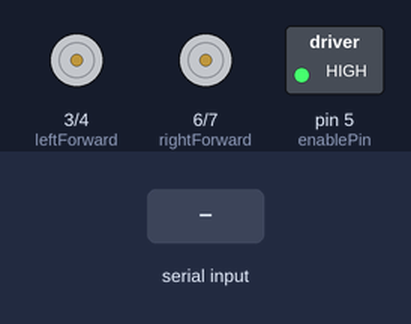
This sketch was run on a simulated Arduino Uno, built with avr-gcc and run on an emulated ATmega328P. On the bench: motor-driver pin pairs drawn as motors (green arrow = first pin HIGH = forward, orange = second pin HIGH = backward, longer = more drive), switched loads named in the sketch (green lamp = pin HIGH). The inputs (shaded band) are chosen by the test bench.

Above: at 1.2 s.
1.3 s: "1" received over Serial
At 2.1 s:
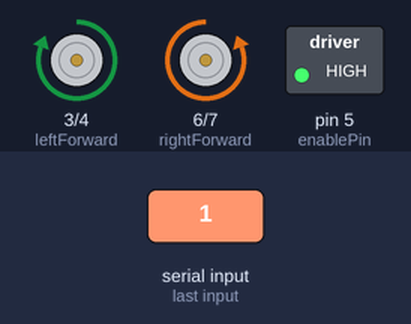
2.8 s: "2" received over Serial
At 3.3 s:
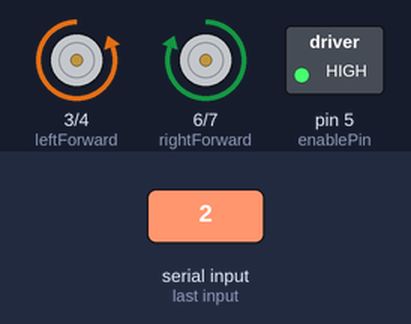
4.3 s: "3" received over Serial
At 5.5 s:
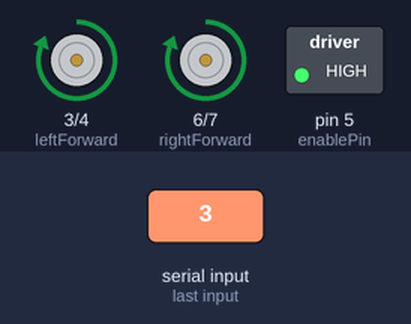
5.8 s: "4" received over Serial
At 6.7 s:
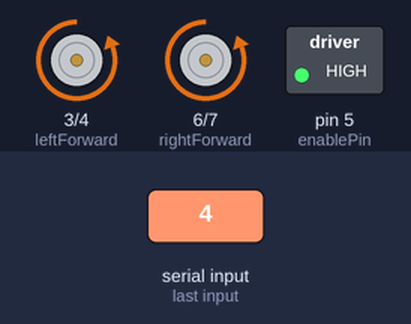
Timing chart, 0 to 8.3 s (numbered marks = the images above; inputs shaded):
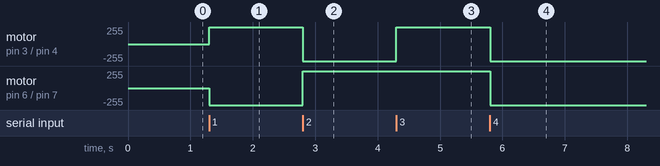

The sketch:

motor_control.ino
```cpp
int leftForward = 3;
int leftBackward = 4;
int rightForward = 6;
int rightBackward = 7;
int enablePin = 5;
char state;
int flag = 0;

void setup() {

    pinMode(leftForward, OUTPUT);
    pinMode(leftBackward, OUTPUT);
    pinMode(rightForward, OUTPUT);
    pinMode(rightBackward, OUTPUT);
    pinMode(enablePin, OUTPUT);

    digitalWrite(enablePin, HIGH);

    Serial.begin(9600);
}

void loop()
{

    if(Serial.available() > 0)
    {
      state = Serial.read();
      flag=0;
    }

    if (state == '1')
    {
        digitalWrite(leftForward, HIGH);
        digitalWrite(leftBackward, LOW);
        digitalWrite(rightForward, LOW);
        digitalWrite(rightBackward, HIGH);
    }
    else if (state == '2')
    {
        digitalWrite(leftForward, LOW);
        digitalWrite(leftBackward, HIGH);
        digitalWrite(rightForward, HIGH);
        digitalWrite(rightBackward, LOW);
    }
    else if (state == '3')
    {
        digitalWrite(leftForward, HIGH);
        digitalWrite(leftBackward, LOW);
        digitalWrite(rightForward, HIGH);
        digitalWrite(rightBackward, LOW);
    }
    else if (state == '4')
    {
        digitalWrite(leftForward, LOW);
        digitalWrite(leftBackward, HIGH);
        digitalWrite(rightForward, LOW);
        digitalWrite(rightBackward, HIGH);
    }
 }
```

Measured:
- after the input at 1.3 s, motor on pin 3 (leftForward) / pin 4 (leftBackward): stopped → forward 255/255 at once; motor on pin 6 (rightForward) / pin 7 (rightBackward): stopped → backward 255/255 at once
- after the input at 2.8 s, motor on pin 3 (leftForward) / pin 4 (leftBackward): forward 255/255 → backward 255/255 at once; motor on pin 6 (rightForward) / pin 7 (rightBackward): backward 255/255 → forward 255/255 at once
- after the input at 4.3 s, motor on pin 3 (leftForward) / pin 4 (leftBackward): backward 255/255 → forward 255/255 at once
- after the input at 5.8 s, motor on pin 3 (leftForward) / pin 4 (leftBackward), motor on pin 6 (rightForward) / pin 7 (rightBackward): forward 255/255 → backward 255/255 at once
